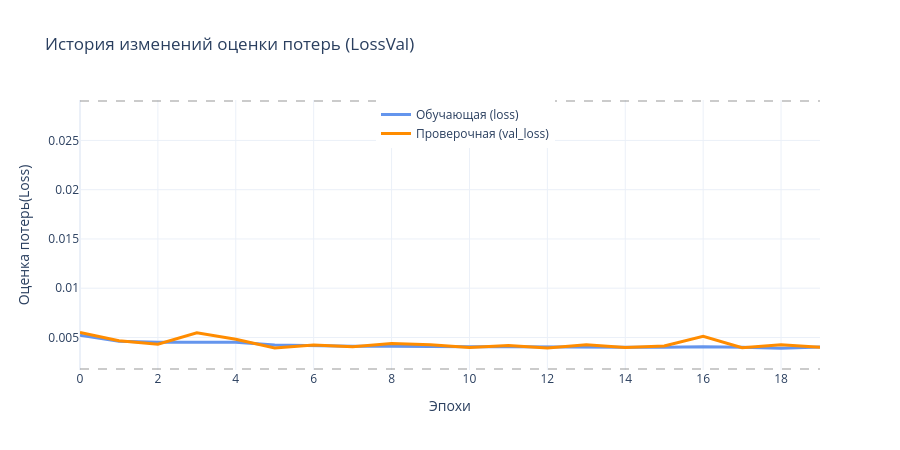

Notebook code cell kept with this figure:
### Markdown cell above
## Оценка точности

### Code cell
# Отобразить график изменения оценки потерь по эпохам обучения
print('Доступные метрики полной истории обучения:', totalHistoryDict_m2.keys())
fig = go.Figure()
fig.add_trace(go.Scatter( y=totalHistoryDict_m2['loss'], mode="lines", name="Обучающая (loss)", line=dict(width=3, color='cornflowerblue')))
if 'val_loss' in totalHistoryDict_m2.keys():
    fig.add_trace(go.Scatter( y=totalHistoryDict_m2['val_loss'],  mode="lines", name="Проверочная (val_loss)",     line=dict(width=3, color='darkorange')))

refHFib = np.array([13, 8, 5, 3, 2, 1, 0.8, 0.5, 0.33, 0.2, 0.125, 0.077, 0.048,  0.029, 0.0018])
mask = refHFib<=np.max(totalHistoryDict_m2['loss'])
mask = np.concatenate([mask[1:], [True]*1])
for y in refHFib[mask]:# Горизонтальные опорные линии (порядки величин)
    fig.add_hline(y=y, line_dash="dash", line_color="gray", opacity=0.4)

# Настройки осей
fig.update_xaxes(title="Эпохи"); fig.update_yaxes(title="Оценка потерь(Loss)") # type="log",
fig.update_layout(title="История изменений оценки потерь (LossVal)", template="plotly_white",
                  width=900, height=450, legend=dict(yanchor="top", x=0.4, y=1.0))
fig.show()

### Figure 1 — Plotly figure (JSON) as saved in the notebook; plotly's stock layout.template omitted (floating-point values rounded to 4 significant figures)
{"data": [{"line": {"color": "cornflowerblue", "width": 3}, "mode": "lines", "name": "Обучающая (loss)", "type": "scatter", "y": [0.005217, 0.00461, 0.004507, 0.004521, 0.004507, 0.004245, 0.004139, 0.004105, 0.004101, 0.00406, 0.004065, 0.00406, 0.00404, 0.003963, 0.004009, 0.004011, 0.00406, 0.004008, 0.003915, 0.004031]}, {"line": {"color": "darkorange", "width": 3}, "mode": "lines", "name": "Проверочная (val_loss)", "type": "scatter", "y": [0.005505, 0.00467, 0.004319, 0.005466, 0.00481, 0.003934, 0.004229, 0.004058, 0.004378, 0.004269, 0.003976, 0.004188, 0.003933, 0.004256, 0.003984, 0.004131, 0.005117, 0.003961, 0.004249, 0.004015]}], "layout": {"height": 450, "legend": {"x": 0.4, "y": 1, "yanchor": "top"}, "shapes": [{"line": {"color": "gray", "dash": "dash"}, "opacity": 0.4, "type": "line", "x0": 0, "x1": 1, "xref": "x domain", "y0": 0.029, "y1": 0.029, "yref": "y"}, {"line": {"color": "gray", "dash": "dash"}, "opacity": 0.4, "type": "line", "x0": 0, "x1": 1, "xref": "x domain", "y0": 0.0018, "y1": 0.0018, "yref": "y"}], "title": {"text": "История изменений оценки потерь (LossVal)"}, "width": 900, "xaxis": {"title": {"text": "Эпохи"}}, "yaxis": {"title": {"text": "Оценка потерь(Loss)"}}}}
